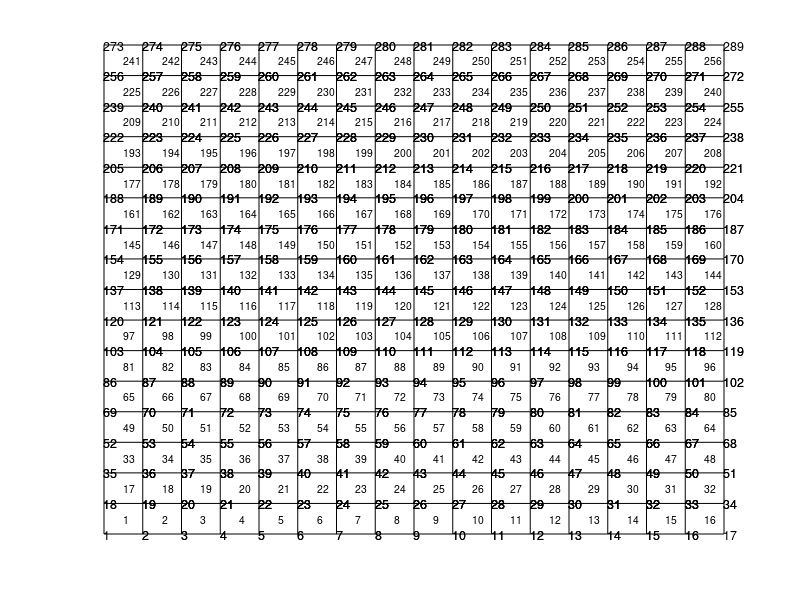

This figure's MATLAB source: (Note: this script raises an error after producing the figure.)
%% Plate Bending Using Reissner Mindlin Plate Theory

clc 
clear all
close all
format long

%% Plate Dimensions
a = 1;
b = 1;
h = a/100;
q0 = 1000;
%% Material Properties
Y = 210e9;
NU = 0.25;



%% Mesh Generation
gtrapx = 16;
gtrapy = 16;
numnod = (gtrapx+1)*(gtrapy+1);

NN = numnod;
NDOF = 5; % Number of degrees of freedom per node
NNE = 4;  % Number of nodes per element
NE = gtrapx*gtrapy; % Number of elements


xgtrap = a/gtrapx;   % Width of each divsion of 'a'
ygtrap = b/gtrapy;   % Height of each divsion of 'b'


% Coordinates of nodes for background mesh
[x, y] = meshgrid(0:xgtrap:a,0:ygtrap:b);
xg(1,:) = reshape(x',1,numnod);
xg(2,:) = reshape(y',1,numnod);
% Draw vertical lines
hold on
for k = 1:gtrapx+1
    nodeb = (k-1)*(gtrapy+1) + 1;
    nodet =  k*(gtrapy+1);
    xnodeb = xg(1,nodeb);  % Coordinates of bottom node
    ynodeb = xg(2,nodeb);
    xnodet = xg(1,nodet);  % Coordinates of top node
    ynodet = xg(2,nodet);
figure(1); plot([xnodeb xnodet],[ynodeb,ynodet],'k')    
end

% Draw horizontal lines
for l = 1:gtrapy+1
    nodel = l;
    noder = gtrapx*(gtrapy+1) + l ;
    xnodel = xg(1,nodel);  % Coordinates of left node
    ynodel = xg(2,nodel);
    xnoder = xg(1,noder);  % Coordinates of right node
    ynoder = xg(2,noder);
   plot([xnodel xnoder],[ynodel,ynoder],'k')
end


% SET UP CONNECTIVITY ARRAY
for j = 1:gtrapx
   for i = 1:gtrapy
   elemn = (j-1)*gtrapy + i;
   noder(elemn,1) = elemn + (j-1);
   noder(elemn,2) = noder(elemn,1) + 1;
   noder(elemn,3) = noder(elemn,1) + gtrapx + 2;
   noder(elemn,4) = noder(elemn,3)  - 1;
   
   sumx = 0;
   sumy = 0;
   for av = 1:4
       sumx = sumx + xg(1,noder(elemn,av));
       sumy = sumy + xg(2,noder(elemn,av));
    nodenum = num2str(noder(elemn,av));
  text(xg(1,noder(elemn,av)),xg(2,noder(elemn,av)),nodenum,'Fontsize',9);
   end
   avercordx  = sumx/4;  % average x coordinate of quadrilateral
   avercordy  = sumy/4;  % average y coordinate of quadrilateral
  
   text(avercordx,avercordy,num2str(elemn),'Fontsize',7.5);




   

   
   end            
end
CONN = noder;
axis off

%% Force Vector
% Point Load and Moments
CORX = xg(1,:)';
CORY = xg(2,:)';
%% Assembly of Stiffness Matrix and Force Vector
SKE = NNE*NDOF; % Size of Element Stiffness Matrix
SKG = NN*NDOF; % Size of Global Stiffness Matrix
KG = zeros(SKG);
FG = zeros(SKG,1);
DOFM = zeros(NE,NDOF*NNE);
Ni = zeros(1,NNE);
dNizeta = zeros(1,NNE);
dNieta = zeros(1,NNE);
scf = 5/6;
for ne = 1:NE
FE = zeros(SKE,1);
Kemb = zeros(SKE,SKE);
Kegamma  = zeros(SKE,SKE);
  
E(ne) = Y;   
N1 = CONN(ne,1);
N2 = CONN(ne,2);
N3 = CONN(ne,3);
N4 = CONN(ne,4);
x1 = CORX(N1,1);
x2 = CORX(N2,1);
x3 = CORX(N3,1);
x4 = CORX(N4,1);
y1 = CORY(N1,1);
y2 = CORY(N2,1);
y3 = CORY(N3,1);
y4 = CORY(N4,1);

xn = [x1 x2 x3 x4];
yn = [y1 y2 y3 y4];
    

Dm = E(ne)*h/((1 - NU^2))*[1   NU   0 ;...
                                NU   1    0 ;...
                                0    0 (1-NU)/2];    
Db = E(ne)*h^3/(12*(1 - NU^2))*[1   NU   0 ;...
                                NU   1    0 ;...
                                0    0 (1-NU)/2];
Ds = scf*E(ne)*h/(1 - NU^2)*[(1-NU)/2 0; 0 (1-NU)/2];


for it = 1:2   
if it == 1
    ng = 3;
elseif it ==2
    ng = 1;
end               
[w, gp] = gausspoints(ng);
r = gp;
s = gp;


for ii = 1:ng
for jj = 1:ng
    
zeta = r(ii);
eta = s(jj);
weight = w(ii)*w(jj);    
    
    
zetai = [-1 1 1 -1];
etai  = [-1 -1 1 1];


for nc = 1:4   
    Ni(nc) = 1/4*(1 + zeta*zetai(nc))*(1 + eta*etai(nc));
    dNizeta(nc) = 1/4*zetai(nc)*(1 + eta*etai(nc));
    dNieta(nc)  = 1/4*etai(nc)*(1 + zeta*zetai(nc));       
end

%Jacobian Matrix
psixzeta = [dNizeta(1) 0 dNizeta(2) 0 dNizeta(3) 0 dNizeta(4) 0];
psiyzeta = [0 dNizeta(1) 0 dNizeta(2) 0 dNizeta(3) 0 dNizeta(4)];
psixeta = [dNieta(1) 0 dNieta(2) 0 dNieta(3) 0 dNieta(4) 0];
psiyeta = [0 dNieta(1) 0 dNieta(2) 0 dNieta(3) 0 dNieta(4)];
Xe = [xn(1) yn(1) xn(2) yn(2) xn(3) yn(3) xn(4) yn(4)];
J11 = psixzeta*Xe';
J12 = psiyzeta*Xe';
J21 = psixeta*Xe';
J22 = psiyeta*Xe';

J = [J11 J12;J21 J22];
jac = det(J);



 % Shape Functions     
psiu = [Ni(1) zeros(1,4) Ni(2) zeros(1,4) Ni(3) zeros(1,4) Ni(4) zeros(1,4)];
psiv  = [zeros(1,1) Ni(1) zeros(1,3) zeros(1,1) Ni(2) zeros(1,3) zeros(1,1) Ni(3) zeros(1,3) zeros(1,1) Ni(4) zeros(1,3)];
psiw   = [zeros(1,2) Ni(1) zeros(1,2) zeros(1,2) Ni(2) zeros(1,2) zeros(1,2) Ni(3) zeros(1,2) zeros(1,2) Ni(4) zeros(1,2)];
psithetax = [zeros(1,3) Ni(1) zeros(1,1) zeros(1,3) Ni(2) zeros(1,1) zeros(1,3) Ni(3) zeros(1,1) zeros(1,3) Ni(4) zeros(1,1)];
psithetay = [zeros(1,4) Ni(1) zeros(1,4) Ni(2) zeros(1,4) Ni(3) zeros(1,4) Ni(4)];
  
% Derivatives in zeta direction
dpsiuzeta = [dNizeta(1) zeros(1,4) dNizeta(2) zeros(1,4) dNizeta(3) zeros(1,4) dNizeta(4) zeros(1,4)];
dpsivzeta  = [zeros(1,1) dNizeta(1) zeros(1,3) zeros(1,1) dNizeta(2) zeros(1,3) zeros(1,1) dNizeta(3) zeros(1,3) zeros(1,1) dNizeta(4) zeros(1,3)];
dpsiwzeta  = [zeros(1,2) dNizeta(1) zeros(1,2) zeros(1,2) dNizeta(2) zeros(1,2) zeros(1,2) dNizeta(3) zeros(1,2) zeros(1,2) dNizeta(4) zeros(1,2)];
dpsithetaxzeta = [zeros(1,3) dNizeta(1) zeros(1,1) zeros(1,3) dNizeta(2) zeros(1,1) zeros(1,3) dNizeta(3) zeros(1,1) zeros(1,3) dNizeta(4) zeros(1,1)];
dpsithetayzeta= [zeros(1,4) dNizeta(1) zeros(1,4) dNizeta(2) zeros(1,4) dNizeta(3) zeros(1,4) dNizeta(4)];

% Derivatives in eta direction
dpsiueta = [dNieta(1) zeros(1,4) dNieta(2) zeros(1,4) dNieta(3) zeros(1,4) dNieta(4) zeros(1,4)];
dpsiveta  = [zeros(1,1) dNieta(1) zeros(1,3) zeros(1,1) dNieta(2) zeros(1,3) zeros(1,1) dNieta(3) zeros(1,3) zeros(1,1) dNieta(4) zeros(1,3)];
dpsiweta  = [zeros(1,2) dNieta(1) zeros(1,2) zeros(1,2) dNieta(2) zeros(1,2) zeros(1,2) dNieta(3) zeros(1,2) zeros(1,2) dNieta(4) zeros(1,2)];
dpsithetaxeta = [zeros(1,3) dNieta(1) zeros(1,1) zeros(1,3) dNieta(2) zeros(1,1) zeros(1,3) dNieta(3) zeros(1,1) zeros(1,3) dNieta(4) zeros(1,1)];
dpsithetayeta= [zeros(1,4) dNieta(1) zeros(1,4) dNieta(2) zeros(1,4) dNieta(3) zeros(1,4) dNieta(4)];




Bm = 1/jac*[J22 -J12 0 0; 0 0 -J21 J11; -J21 J11 J22 -J12]*[dpsiuzeta;dpsiueta;dpsivzeta ;dpsiveta];
Bb = 1/jac*[J22 -J12 0 0; 0 0 -J21 J11; -J21 J11 J22 -J12]*[dpsithetaxzeta;dpsithetaxeta;dpsithetayzeta ;dpsithetayeta];

Bgamma = inv(J)*[dpsiwzeta;dpsiweta] - [psithetax;psithetay];


 if it == 1
 fv = [zeros(2,1); Ni(1)*q0; zeros(2,1); zeros(2,1); Ni(2)*q0 ;zeros(2,1);zeros(2,1); Ni(3)*q0 ;zeros(2,1);zeros(2,1); Ni(4)*q0; zeros(2,1)]; 
 Kemb = Kemb + weight*jac*(Bm'*Dm*Bm +  Bb'*Db*Bb);
 FE = FE + jac*weight*fv;
 elseif it == 2
 Kegamma =  Kegamma + weight*jac*(Bgamma'*Ds*Bgamma);          
 end
end
end
end
KE = Kemb + Kegamma;
for j = 1:NNE
  nodenum = CONN(ne,j);
for k = 1:NDOF
 DOFM(ne,NDOF*(j-1) + k) = NDOF*(nodenum - 1) + k;
end
end

    [KG, FG] = planestressassemblyr(KE,FE,NNE,NDOF,DOFM(ne,:),KG,FG);
end
 
KGS = KG;
FGS =  FG;


%% Identify Nodes on Edges

% Bottom Edge
nodebottom = 1:gtrapy + 1;

%Top Edge
nodetop = nodebottom + (gtrapx + 1)*gtrapy; 

% Right Edge
noderight = gtrapx+1:gtrapx + 1:numnod;

% Left Edge
nodeleft = noderight - gtrapx; 

%% Application of Boundary Conditions
typebc =1;
%SS1
if typebc == 1
cn1 = [nodeleft noderight];
cdof1 = [5*cn1 - 3,5*cn1 - 2,5*cn1];
for ii = cdof1
KGS(ii,:) = 0;
KGS(:,ii) = 0;
KGS(ii,ii) = 1;
FGS(ii,1) = 0;
end

cn2 = [nodetop nodebottom];
cdof2 = [5*cn2 - 4,5*cn2 - 2,5*cn2-1];
for ii = cdof2
KGS(ii,:) = 0;
KGS(:,ii) = 0;
KGS(ii,ii) = 1;
FGS(ii,1) = 0;
end

elseif typebc == 3
%SS3
cn = [nodeleft noderight nodetop nodebottom];
cdof = [5*cn - 4,5*cn - 3,5*cn - 2];
for ii = cdof
KGS(ii,:) = 0;
KGS(:,ii) = 0;
KGS(ii,ii) = 1;
FGS(ii,1) = 0;
end
end

display ('Displacement Vector :')


u = KGS\FGS; % Displacement variables ;

dispw = u(3:5:end);

maxw = max(abs(dispw));

DD = Db(1,1);
nondw = maxw*DD/(q0*a^4)*1000
plotw = reshape(dispw,gtrapx+1,gtrapy+1);
figure(3); surf(plotw); xlabel("Plate x-dimension")
 ylabel("Plate y-dimension")
 zlabel("Displacement(mm)")

